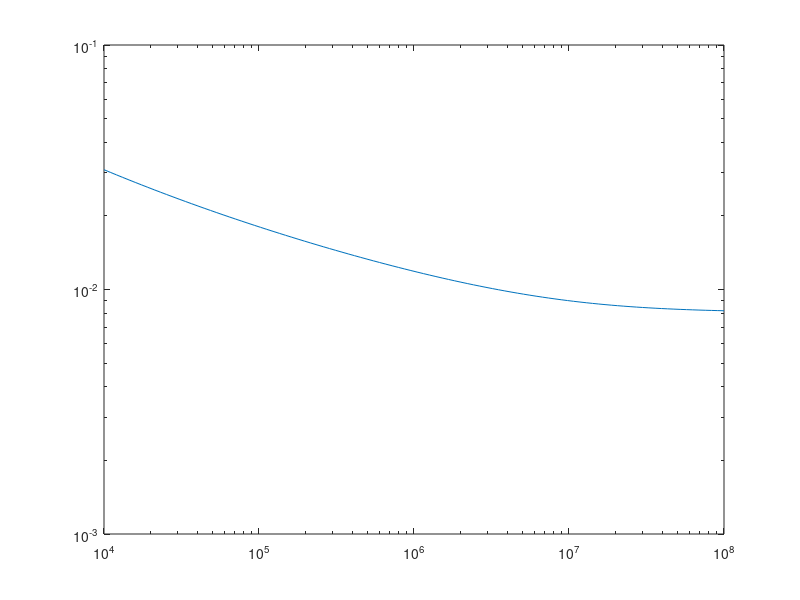
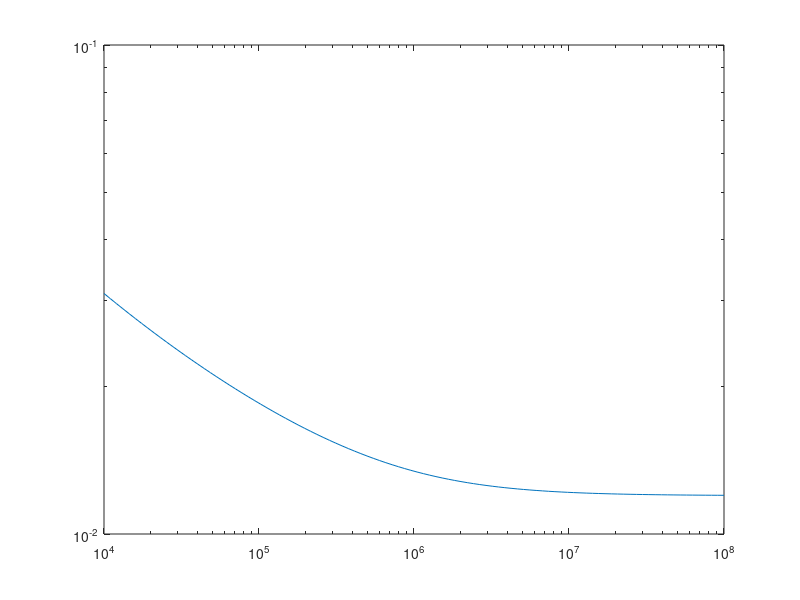
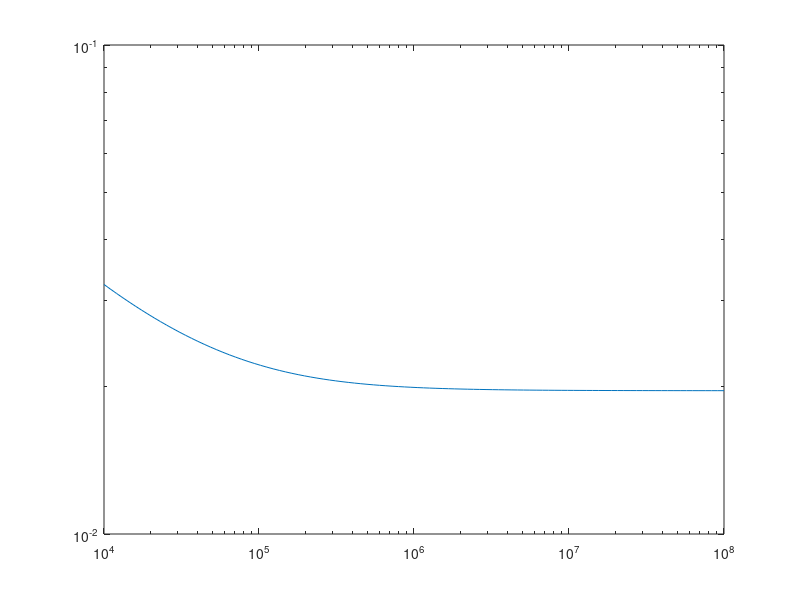
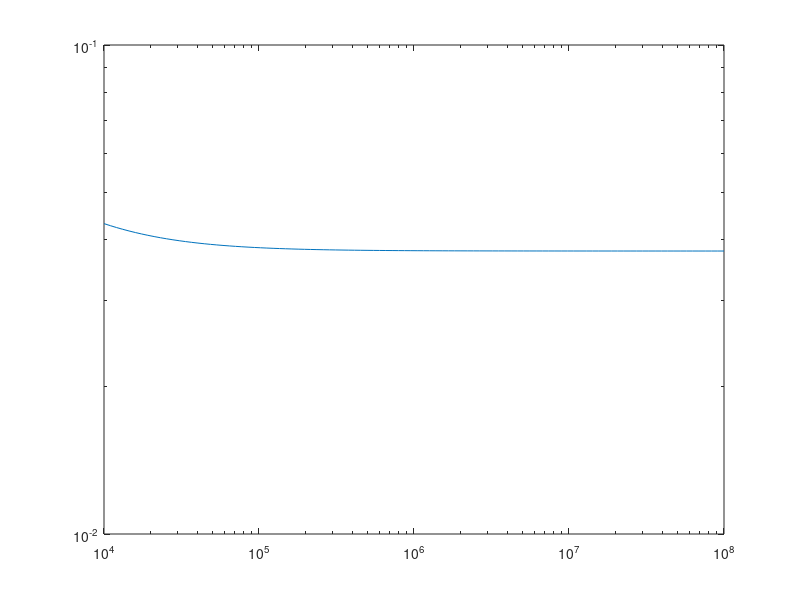

Source code (MATLAB) for these figures, in order:
%create a vector with 100 logarithmically spaced values from 10^4 to 10^8
R = logspace (4, 8, 100);

%create values of e/D
e = 1;
D(1) = e/0.00001;
D(2) = e/0.0001;
D(3) = e/0.001;
D(4) = e/0.01;

%open Figure 1
%figure(j)


%evaluate all 4 values of e/D
for i = 1:4
    for j = 1:100
        
        %initial guess from given function
        f1 = 0.3164*R(j)^(-0.25);   
        
        %fixed point iteration (findFriction)
        %I was having trouble with the While Loop in this spot. It seemed to get stuck
        %in infinite loops all the time.. I used a for loop instead under the assumtion that
        %it would reach a reasonably small error after 500 iterations. The
        %results produced were reasonably smooth and consistent.
        for k = 1:500
            f2 = 0.25/(log10(((e/D(i))/3.7)+(2.51/(R(j)*sqrt(f1)))))^2;
            relativeError = abs(f2 - f1);
            if relativeError <= 0.000001
                break;
            else
                f1 = f2;
            end
            
        end
        
        f(j) = f1;
    end
    
    %plot the new line of f/R
    %hold on 
    %>>>> this doesn't seem to work to plot all four together.
    %It's probably just a syntax thing. However, each value of e/D seems to yeild good
    %results.
    figure(i)
    loglog (R,f);
end
